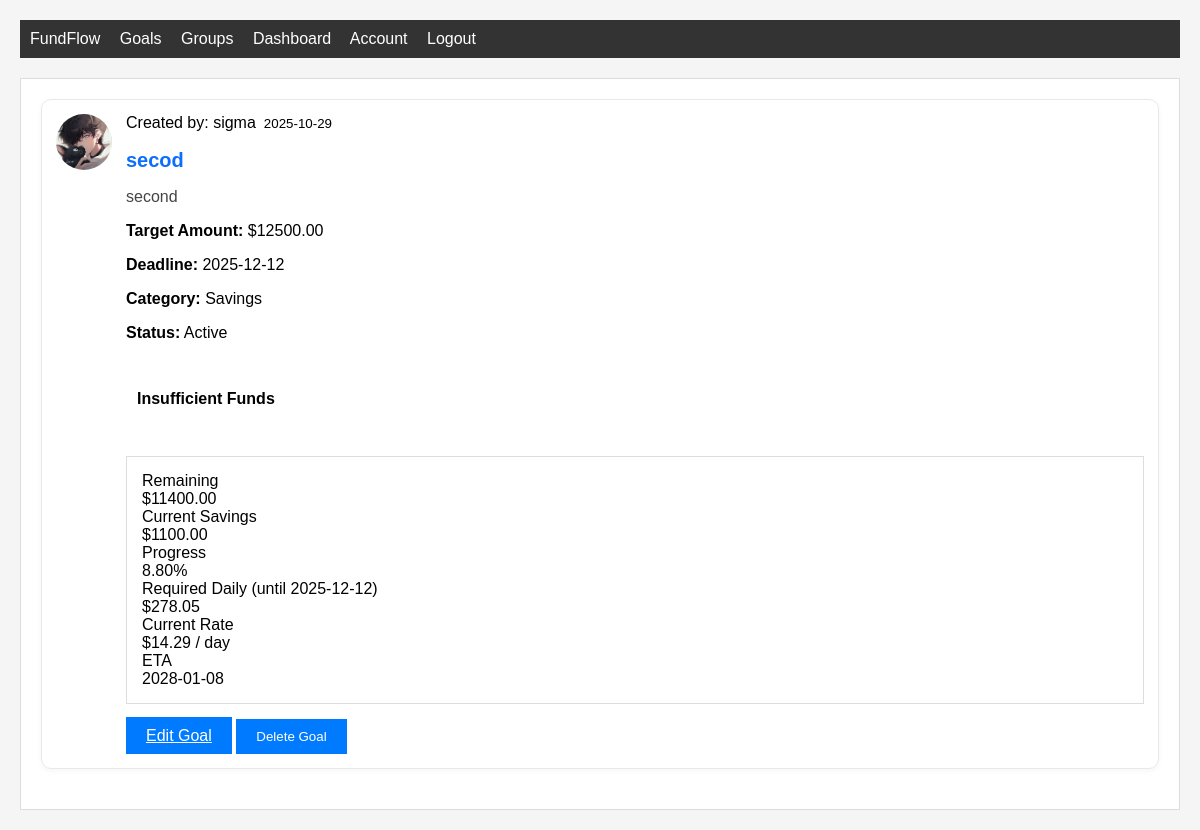
Screenshot of /goal/5 (signed in) with the database file from the repository.
### home/db_models.py (models this page shows, shortened)
class User(db.Model, UserMixin):
    id = db.Column(db.Integer, primary_key=True)
    username = db.Column(db.String(20), unique=True, nullable=False)
    email = db.Column(db.String(120), unique=True, nullable=False)
    image_file = db.Column(db.String(20), nullable=False, default='default.jpg')
    password = db.Column(db.String(60), nullable=False)
    goals = db.relationship('Goal', backref='owner', lazy=True)
    savings = db.Column(db.Float, nullable=False, default=0.0)
    group_memberships = db.relationship('GroupMember', backref='user', lazy=True)
    __table_args__ = (
        CheckConstraint('savings >= 0', name='check_savings_non_negative'),
    )

class Goal(db.Model):
    id = db.Column(db.Integer, primary_key=True)
    title = db.Column(db.String(100), nullable=False)
    date_time = db.Column(db.DateTime, nullable=False, default=datetime.utcnow)
    description = db.Column(db.Text, nullable=False)
    url = db.Column(db.String(100), nullable=True)
    target_amount = db.Column(db.Float, nullable=False)
    deadline = db.Column(db.DateTime, nullable=True)
    category = db.Column(db.String(50), nullable=True, default='savings')
    status = db.Column(db.String(20), nullable=False, default='active')
    user_id = db.Column(db.Integer, db.ForeignKey('user.id'), nullable=False)
    __table_args__ = (
        CheckConstraint('target_amount > 0', name='check_target_amount_positive'),
    )

### home/routes.py (the view)
@app.route("/goal/<int:goal_id>")
@login_required
def goal(goal_id):
    goal = Goal.query.get_or_404(goal_id)
    analytics = analyse_user(current_user, [goal], current_user.savings or 0.0)
    is_ready = (current_user.savings or 0.0) >= float(goal.target_amount)
    goal_view = {
        'is_ready': is_ready,
        'current_savings': float(current_user.savings or 0.0)
    }
    return render_template('goal.html', title=goal.title, goal=goal, analytics=analytics, goal_view=goal_view)

### home/analysis.py (called while the page is built)
def _to_dataframe(transactions: Iterable[Dict]) -> Optional["pd.Series"]:
    if pd is None:
        return None
    df = pd.DataFrame(transactions)
    if df.empty:
        return pd.Series(dtype=float)
    if 'date' not in df.columns or 'amount' not in df.columns:
        raise ValueError("transactions must include 'date' and 'amount' keys")
    df['date'] = pd.to_datetime(df['date'])
    daily = df.set_index('date').sort_index()['amount'].resample('D').sum()
    return daily

def estimate_eta(remaining_amount: float, rate_per_day: Optional[float]) -> Optional[date]:
    if rate_per_day is None or rate_per_day <= 0:
        return None
    days_needed = remaining_amount / rate_per_day
    days_whole = int(days_needed) if days_needed.is_integer() else int(days_needed) + 1
    return date.today() + timedelta(days=days_whole)

def rate_breakdown(rate_per_day: Optional[float]) -> Dict[str, Optional[float]]:
    if rate_per_day is None:
        return {"per_day": None, "per_week": None, "per_month": None}
    return {
        "per_day": rate_per_day,
        "per_week": rate_per_day * 7.0,
        "per_month": rate_per_day * 30.0,
    }

def required_rate(remaining_amount: float, days: int) -> Optional[float]:
    if days <= 0:
        return None
    return remaining_amount / float(days)

def user_transactions_as_movements(user: User) -> List[Dict]:
    q = SavingChanges.query.filter_by(user_id=user.id)
    movements: List[Dict] = []
    for sc in q.order_by(SavingChanges.date_time.asc()).all():
        movements.append({
            "date": sc.date_time,
            "amount": float(sc.amount),
            "id": sc.id
        })
    return movements

### home/db_models.py (called while the page is built)
@login_manager.user_loader
def load_user(user_id):
    return User.query.get(int(user_id))

### home/routes.py (called while the page is built)
@app.template_filter('timestamp_to_date')
def timestamp_to_date(timestamp):
    if timestamp is None:
        return "N/A"
    try:
        return datetime.fromtimestamp(timestamp).strftime('%Y-%m-%d')
    except:
        return "Invalid date"

### home/templates/goal.html (shortened to what this page needs)
{% extends "layout.html" %}
{% block content %}
    <article class="media content-section {% if goal.status == 'completed' %}border-success bg-light{% endif %}">
        <img class="profile-img-small" src="{{ url_for('static', filename='profile_pics/' + goal.owner.image_file) }}">
        <div class="media-body">
            <div class="article-metadata">
                <span class="text-muted">Created by: {{ goal.owner.username }}</span>
                <small class="text-muted"> {{ goal.date_time.strftime('%Y-%m-%d') }}</small>
            </div>
            <h2 class="article-title">{{ goal.title }}</h2>
            <p class="article-content">{{ goal.description }}</p>
            <div class="mt-3">
                <p><strong>Target Amount:</strong> ${{ '%.2f'|format(goal.target_amount) }}</p>
                {% if goal.deadline %}
                    <p><strong>Deadline:</strong> {{ goal.deadline.strftime('%Y-%m-%d') }}</p>
                {% endif %}
                {% if goal.category %}
                    <p><strong>Category:</strong> {{ goal.category.title() }}</p>
                {% endif %}
                <p><strong>Status:</strong> {{ goal.status.title() }}</p>
            </div>
            <div class="mt-4">
                {% if goal.status != 'completed' and goal_view.is_ready and goal.user_id == current_user.id %}
                    <form method="POST" action="{{ url_for('complete_goal', goal_id=goal.id) }}" style="display: inline;">
                        <button type="submit" class="btn btn-success btn-lg">Complete & Spend ${{ '%.2f'|format(goal.target_amount) }}</button>
                    </form>
                {% elif goal.status == 'completed' %}
                    <div class="alert alert-success">
                        <h4>✓ Goal Completed!</h4>
                        <p>This goal was completed on {{ goal.date_time.strftime('%Y-%m-%d') }}</p>
                    </div>
                {% elif current_user.savings < goal.target_amount and goal.user_id == current_user.id %}
                    <div class="alert alert-warning">
                        <h4>Insufficient Funds</h4>
                    </div>
                {% endif %}
                {% if goal.status != 'completed' %}
                    <div class="mt-2 p-2 bg-light rounded">
                        <div class="row mt-1">
                            <div class="col-6">
                                    {% set goal_analytics = analytics.get(goal.id) %}
                                    {% if current_user.savings >= goal.target_amount %}
                                        <div class="alert alert-success py-2">Ready to complete! You have sufficient savings.</div>
                                    {% elif not goal_analytics %}
                                        <div class="alert alert-secondary py-2">No analytics available for this goal yet.</div>
                                    {% else %}
                                        <div class="row gx-3 gy-2">
                                            <div class="col-md-6">
                                                <div class="card p-2 h-100">
                                                    <div class="small text-muted">Remaining</div>
                                                    <div class="fw-bold">${{ '%.2f'|format(goal_analytics.remaining) }}</div>
                                                    <div class="small text-muted mt-2">Current Savings</div>
                                                    <div>${{ '%.2f'|format(goal_view.current_savings or 0) }}</div>
                                                    <div class="small text-muted mt-2">Progress</div>
                                                    <div class="text-info">{{ '%.2f'|format((goal_analytics.progress_percent) if goal.target_amount > 0 else 0) }}%</div>
                                                    {% if goal.deadline %}
                                                        <div class="small text-muted">Required Daily (until {{ goal.deadline.strftime('%Y-%m-%d') }})</div>
                                                    {% else %}
                                                        <div class="small text-muted">Required Daily (30 days default)</div>
                                                    {% endif %}
                                                    <div class="small text-muted">
                                                        {% if goal_analytics.required_daily_30 %}
                                                            ${{ '%.2f'|format(goal_analytics.required_daily_30) }}
                                                        {% else %}
                                                            N/A
                                                        {% endif %}
                                                    </div>
                                                    <div class="small text-muted mt-2">Current Rate</div>
                                                    <div>
                                                        {% if goal_analytics.rate_per_day and goal_analytics.rate_per_day > 0 %}
                                                            ${{ '%.2f'|format(goal_analytics.rate_per_day) }} / day
                                                        {% else %}
                                                            <span class="text-warning">Not enough data</span>
                                                        {% endif %}
                                                    </div>
                                                    <div class="small text-muted mt-2">ETA</div>
                                                    <div>
                                                        {% if goal_analytics.eta_ts %}
                                                            {{ goal_analytics.eta_ts|timestamp_to_date }}
                                                        {% else %}
                                                            <span class="text-warning">Can't generate ETA</span>
                                                        {% endif %}
                                                    </div>
                                            </div>
                                        </div>
                                    {% endif %}
                            </div>
                        </div>
                    </div>
                    {% endif %}
                {% if goal.user_id == current_user.id %}
                    <a class="btn btn-sm" href="{{ url_for('update_goal', goal_id=goal.id) }}">Edit Goal</a>
                    <form method="POST" action="{{ url_for('delete_goal', goal_id=goal.id) }}" style="display: inline;">
                        <button type="submit" class="btn btn-danger btn-sm" onclick="return confirm('Are you sure you want to delete this goal?')">Delete Goal</button>
                    </form>
                {% endif %}
            </div>
        </div>
    </article>
{% endblock %}

### home/static/main.css (style rules this page uses)
body { font-family: Arial, sans-serif; margin: 20px; background-color: #f5f5f5; transition: background-color 0.3s ease, color 0.3s ease; }
body.light-theme { background-color: #f5f5f5; color: #000000; }
.btn { padding: 10px 20px; background-color: #007bff; color: white; border: none; cursor: pointer; }
.card { border: 1px solid #ddd; padding: 15px; margin-bottom: 15px; }
.alert { padding: 10px; margin-bottom: 15px; border: 1px solid transparent; }
.profile-img-small { height: 32px; width: 32px; border-radius: 50%; margin-right: 8px; vertical-align: middle; }
.media { display: flex; align-items: center; margin-bottom: 20px; }
.media-body { flex: 1; }
.content-section { padding: 10px 0; }
article.media.content-section { background: #ffffff; border-radius: 10px; padding: 14px; box-shadow: 0 2px 6px rgba(0,0,0,0.04); border: 1px solid #e9e9e9; align-items: flex-start; }
article.media.content-section .profile-img-small { height: 56px; width: 56px; margin-right: 14px; }
.article-metadata { margin-bottom: 6px; display: flex; gap: 8px; align-items: center; }
.article-title { font-size: 1.25rem; font-weight: 700; color: #0d6efd; text-decoration: none; }
.article-content { color: #444; margin-top: 6px; margin-bottom: 8px; }

### rows the page displays
User: image_file (placeholder picture), owner.username "sigma", savings "1100.00"
Goal: date_time "2025-10-29", title "secod", description "second", target_amount "12500.00", deadline "2025-12-12", category "Savings", status "Active", target_amount "8.80"

### other values shown
{{ '%.2f'|format(goal_analytics.remaining) }} "11400.00"
{{ '%.2f'|format(goal_analytics.required_daily_30) }} "278.05"
{{ '%.2f'|format(goal_analytics.rate_per_day) }} "14.29"
{{ goal_analytics.eta_ts|timestamp_to_date }} "2028-01-08"
